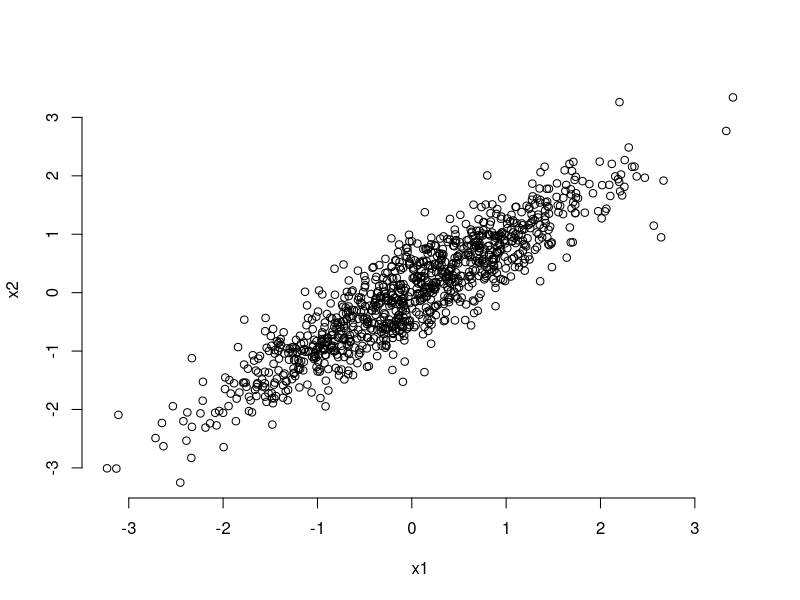

Reproduce this figure in R.
# 设置工作路径
setwd("D:\\softwares\\applied statistics\\rcodelearning\\chap11\\sourcecode")
# 样本量
samplesize <- 1000
# 均值向量
mu <- rep(0, 2)
# 协方差阵
Sigma <- matrix(c(1, 0.9, 0.9, 1), nrow = 2, byrow = TRUE)
rmv_eigen <- function(samplesize, mu, Sigma) {
    # 维度
    d <- length(mu)
    # SVD分解
    ev <- svd(Sigma)
    # 特征值
    lambda <- ev$d
    # 变换矩阵
    Q <- ev$u %*% diag(sqrt(lambda)) %*% t(ev$v)
    # 生成正态分布的随机数
    Z <- matrix(rnorm(samplesize * d), nrow = samplesize, byrow = TRUE)
    # 多元正态分布，每一行是随机向量
    X <- Z %*% Q +
        matrix(rep(1, samplesize), nrow = samplesize) %*% matrix(mu, ncol = d)
    return(X)
}
X <- rmv_eigen(samplesize, mu, Sigma)
print("随机数的样本相关系数矩阵：")
print(cor(X))
# 开始绘图
dev.new()
# 保存文件
pdf("../codeimage/code5.pdf")
# 绘制散点图
plot(X, xlab = "x1", ylab = "x2", bty = "n")
# 关闭图形
dev.off()
# 关闭文件
dev.off()
# 保存工作空间
save.image("R5.RData")
